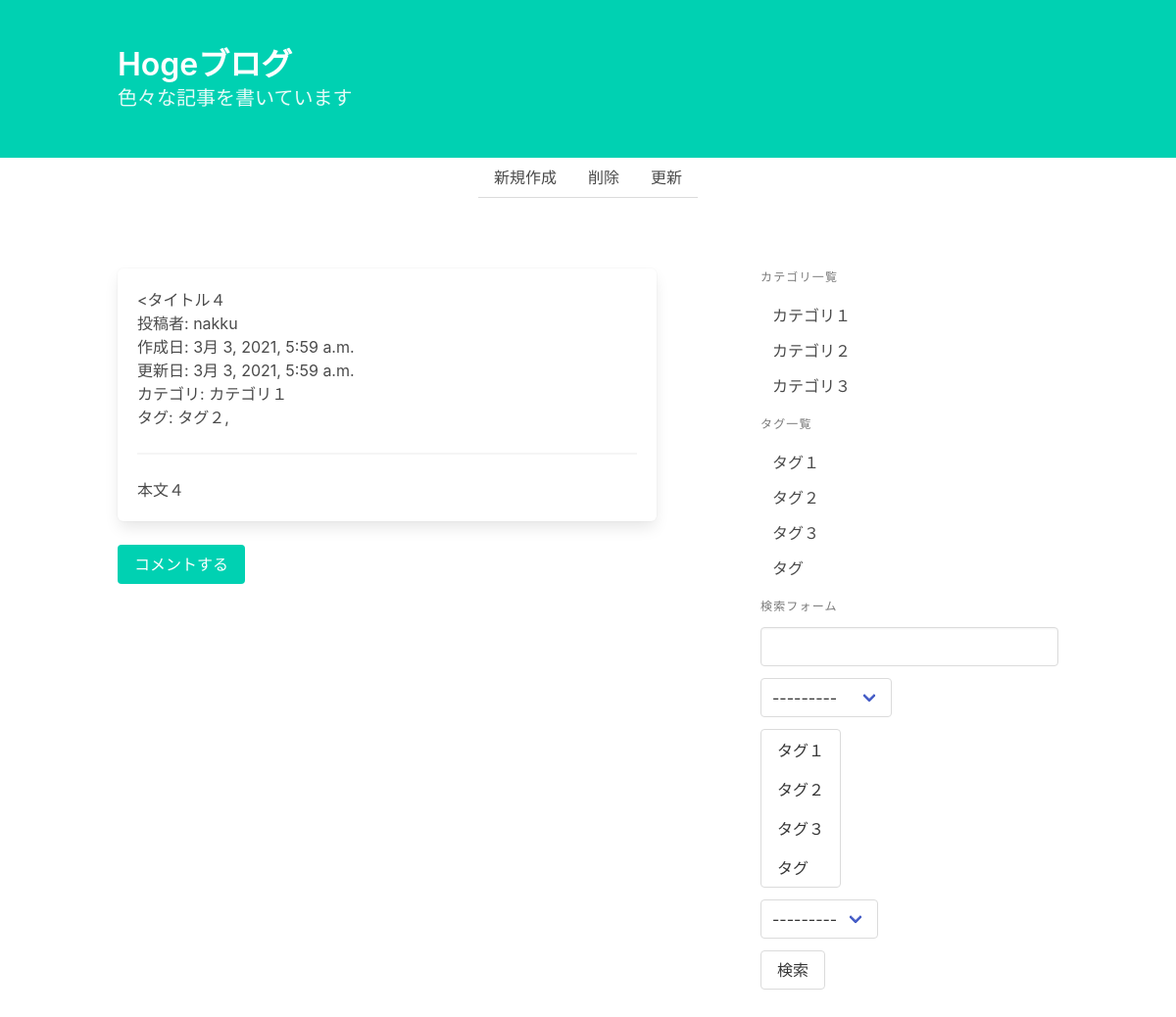
/blog/detail/10, run on the app's committed database.
### blog/models.py (models this page shows, shortened)
class Post(models.Model):
    title = models.CharField("タイトル", max_length=32)
    text = models.TextField("本文")
    category = models.ForeignKey(Category, on_delete=models.PROTECT, verbose_name="カテゴリ")
    tags = models.ManyToManyField(Tag, verbose_name="タグ", blank=True)
    writer = models.ForeignKey(settings.AUTH_USER_MODEL, on_delete=models.PROTECT, verbose_name="投稿者")
    created_at = models.DateTimeField("作成日", auto_now_add=True)
    updated_at = models.DateTimeField("更新日", auto_now=True)

class Category(models.Model):
    name = models.CharField("カテゴリ名", max_length=255, unique=True)
    def __str__(self):
        return self.name

class Tag(models.Model):
    name = models.CharField("タグ名", max_length=255, unique=True)
    def __str__(self):
        return self.name

### blog/views.py (the view)
# urls.py: path("detail/<int:pk>", views.PostDetail.as_view(), name="post_detail"),
class PostDetail(generic.DetailView):
    model = Post

### blog/forms.py
class PostSearchForm(forms.Form):
    key_word = forms.CharField(
        label="キーワード", required=False,
        widget=forms.TextInput(attrs={"class": "input"})
    )
    category = forms.ModelChoiceField(
        label="キーワード", required=False,
        queryset=Category.objects.all(),
    )
    tags = forms.ModelMultipleChoiceField(
        label="タグの選択", required=False,
        queryset=Tag.objects.all(),
    )
    user = forms.ModelChoiceField(
        label="投稿者", required=False,
        queryset=User.objects.all(),
    )

### blog/templatetags/blog.py (called while the page is built)
@register.inclusion_tag("blog/category_and_tag_list.html")
def create_category_and_tag_list():
    return {
        "category_list": Category.objects.all(),
        "tag_list": Tag.objects.all(),
    }

@register.inclusion_tag("blog/search_form.html")
def create_search_form(request):
    form = PostSearchForm(request.GET or None)
    return {"form": form}

### blog/templates/blog/post_detail.html (shortened to what this page needs)
{% extends "blog/base.html" %}
{% block content %}
        <article class="box">
            <h1><{{ post.title }}</h1>
            <p>投稿者: {{ post.writer }}</p>
            <p>作成日: {{ post.created_at }}</p>
            <p>更新日: {{ post.updated_at }}</p>
            <p>カテゴリ: {{ post.category }}</p>
            <p>タグ: {% for tag in post.tags.all %}{{ tag }},{% endfor %}</p>
            <hr>
            <div>
                {{ post.text | linebreaks | urlize }}
            </div>
        </article>
        <a class="button is-primary" href="{% url 'blog:comment_create' post.pk %}">コメントする</a>
        <section class="section">
        </section>
{% endblock %}

### blog/templates/blog/category_and_tag_list.html
<p class="menu-label">カテゴリ一覧</p>
<ul class="menu-list">
    {% for category in category_list %}
        <li><a href="{% url 'blog:post_category_list' category.pk %}">{{ category }}</a></li>
    {% endfor %}
</ul>
<p class="menu-label">タグ一覧</p>
<ul class="menu-list">
    {% for tag in tag_list %}
        <li><a href="{% url 'blog:post_tag_list' tag.pk %}">{{ tag }}</a></li>
    {% endfor %}
</ul>

### data on the page
Post: title "タイトル４", writer "nakku", created_at "3月 3, 2021, 5:59 a.m.", updated_at "3月 3, 2021, 5:59 a.m.", category "カテゴリ１", text "本文４"
Tag: name "タグ２"
Category: name "カテゴリ１"
Category: name "カテゴリ２"
Category: name "カテゴリ３"
Tag: name "タグ１"
Tag: name "タグ３"
Tag: name "タグ"
